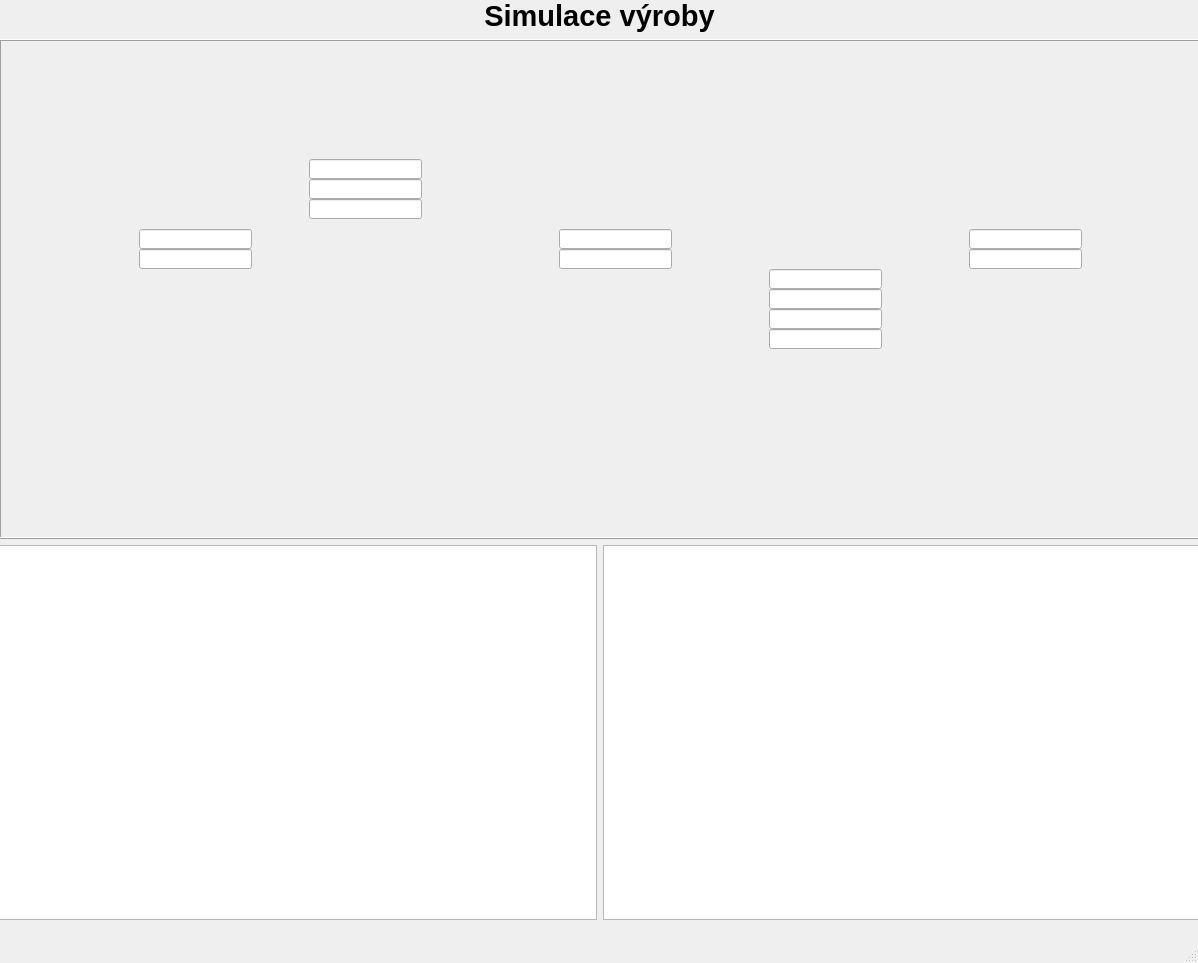
<?xml version="1.0" encoding="UTF-8"?>
<ui version="4.0">
 <class>MainWindow</class>
 <widget class="QMainWindow" name="MainWindow">
  <property name="geometry">
   <rect>
    <x>0</x>
    <y>0</y>
    <width>1198</width>
    <height>963</height>
   </rect>
  </property>
  <property name="windowTitle">
   <string>MainWindow</string>
  </property>
  <widget class="QWidget" name="centralwidget">
   <widget class="QWidget" name="verticalLayoutWidget">
    <property name="geometry">
     <rect>
      <x>-1</x>
      <y>-1</y>
      <width>1201</width>
      <height>921</height>
     </rect>
    </property>
    <layout class="QVBoxLayout" name="verticalLayout">
     <item>
      <widget class="QLabel" name="label">
       <property name="maximumSize">
        <size>
         <width>16777215</width>
         <height>50</height>
        </size>
       </property>
       <property name="font">
        <font>
         <pointsize>22</pointsize>
         <weight>75</weight>
         <bold>true</bold>
        </font>
       </property>
       <property name="text">
        <string>&lt;html&gt;&lt;head/&gt;&lt;body&gt;&lt;p align=&quot;center&quot;&gt;Simulace výroby&lt;/p&gt;&lt;/body&gt;&lt;/html&gt;</string>
       </property>
      </widget>
     </item>
     <item>
      <widget class="QFrame" name="frame">
       <property name="minimumSize">
        <size>
         <width>0</width>
         <height>500</height>
        </size>
       </property>
       <property name="frameShape">
        <enum>QFrame::Box</enum>
       </property>
       <property name="frameShadow">
        <enum>QFrame::Raised</enum>
       </property>
       <widget class="QLineEdit" name="lineEdit">
        <property name="geometry">
         <rect>
          <x>140</x>
          <y>190</y>
          <width>113</width>
          <height>20</height>
         </rect>
        </property>
       </widget>
       <widget class="QLineEdit" name="lineEdit_2">
        <property name="geometry">
         <rect>
          <x>310</x>
          <y>120</y>
          <width>113</width>
          <height>20</height>
         </rect>
        </property>
       </widget>
       <widget class="QLineEdit" name="lineEdit_3">
        <property name="geometry">
         <rect>
          <x>560</x>
          <y>190</y>
          <width>113</width>
          <height>20</height>
         </rect>
        </property>
       </widget>
       <widget class="QLineEdit" name="lineEdit_4">
        <property name="geometry">
         <rect>
          <x>770</x>
          <y>230</y>
          <width>113</width>
          <height>20</height>
         </rect>
        </property>
       </widget>
       <widget class="QLabel" name="label_2">
        <property name="geometry">
         <rect>
          <x>90</x>
          <y>60</y>
          <width>1041</width>
          <height>351</height>
         </rect>
        </property>
        <property name="text">
         <string/>
        </property>
        <property name="pixmap">
         <pixmap>Obr1.bmp</pixmap>
        </property>
        <property name="scaledContents">
         <bool>true</bool>
        </property>
       </widget>
       <widget class="QLineEdit" name="lineEdit_5">
        <property name="geometry">
         <rect>
          <x>140</x>
          <y>210</y>
          <width>113</width>
          <height>20</height>
         </rect>
        </property>
       </widget>
       <widget class="QLineEdit" name="lineEdit_6">
        <property name="geometry">
         <rect>
          <x>970</x>
          <y>190</y>
          <width>113</width>
          <height>20</height>
         </rect>
        </property>
       </widget>
       <widget class="QLineEdit" name="lineEdit_7">
        <property name="geometry">
         <rect>
          <x>310</x>
          <y>140</y>
          <width>113</width>
          <height>20</height>
         </rect>
        </property>
       </widget>
       <widget class="QLineEdit" name="lineEdit_8">
        <property name="geometry">
         <rect>
          <x>310</x>
          <y>160</y>
          <width>113</width>
          <height>20</height>
         </rect>
        </property>
       </widget>
       <widget class="QLineEdit" name="lineEdit_9">
        <property name="geometry">
         <rect>
          <x>560</x>
          <y>210</y>
          <width>113</width>
          <height>20</height>
         </rect>
        </property>
       </widget>
       <widget class="QLineEdit" name="lineEdit_10">
        <property name="geometry">
         <rect>
          <x>970</x>
          <y>210</y>
          <width>113</width>
          <height>20</height>
         </rect>
        </property>
       </widget>
       <widget class="QLineEdit" name="lineEdit_11">
        <property name="geometry">
         <rect>
          <x>770</x>
          <y>250</y>
          <width>113</width>
          <height>20</height>
         </rect>
        </property>
       </widget>
       <widget class="QLineEdit" name="lineEdit_12">
        <property name="geometry">
         <rect>
          <x>770</x>
          <y>270</y>
          <width>113</width>
          <height>20</height>
         </rect>
        </property>
       </widget>
       <widget class="QLineEdit" name="lineEdit_13">
        <property name="geometry">
         <rect>
          <x>770</x>
          <y>290</y>
          <width>113</width>
          <height>20</height>
         </rect>
        </property>
       </widget>
       <zorder>label_2</zorder>
       <zorder>lineEdit_3</zorder>
       <zorder>lineEdit_2</zorder>
       <zorder>lineEdit</zorder>
       <zorder>lineEdit_4</zorder>
       <zorder>lineEdit_5</zorder>
       <zorder>lineEdit_6</zorder>
       <zorder>lineEdit_7</zorder>
       <zorder>lineEdit_8</zorder>
       <zorder>lineEdit_9</zorder>
       <zorder>lineEdit_10</zorder>
       <zorder>lineEdit_11</zorder>
       <zorder>lineEdit_12</zorder>
       <zorder>lineEdit_13</zorder>
      </widget>
     </item>
     <item>
      <layout class="QHBoxLayout" name="horizontalLayout">
       <item>
        <widget class="QListWidget" name="listWidget"/>
       </item>
       <item>
        <widget class="QListView" name="listView"/>
       </item>
      </layout>
     </item>
    </layout>
   </widget>
  </widget>
  <widget class="QMenuBar" name="menubar">
   <property name="geometry">
    <rect>
     <x>0</x>
     <y>0</y>
     <width>1198</width>
     <height>21</height>
    </rect>
   </property>
  </widget>
  <widget class="QStatusBar" name="statusbar"/>
 </widget>
 <resources/>
 <connections/>
</ui>
